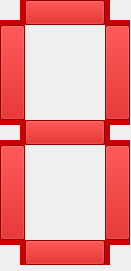
          <widget class="QWidget" name="n2" native="true">
           <property name="geometry">
            <rect>
             <x>150</x>
             <y>100</y>
             <width>131</width>
             <height>271</height>
            </rect>
           </property>
           <widget class="QLabel" name="v31">
            <property name="geometry">
             <rect>
              <x>5</x>
              <y>20</y>
              <width>12</width>
              <height>105</height>
             </rect>
            </property>
            <property name="autoFillBackground">
             <bool>false</bool>
            </property>
            <property name="text">
             <string/>
            </property>
            <property name="pixmap">
             <pixmap>match.svg</pixmap>
            </property>
            <property name="scaledContents">
             <bool>true</bool>
            </property>
           </widget>
           <widget class="QPushButton" name="pushButton_h23">
            <property name="geometry">
             <rect>
              <x>25</x>
              <y>240</y>
              <width>80</width>
              <height>25</height>
             </rect>
            </property>
            <property name="sizePolicy">
             <sizepolicy hsizetype="Fixed" vsizetype="Fixed">
              <horstretch>0</horstretch>
              <verstretch>0</verstretch>
             </sizepolicy>
            </property>
            <property name="minimumSize">
             <size>
              <width>0</width>
              <height>0</height>
             </size>
            </property>
            <property name="styleSheet">
             <string notr="true">QAbstractButton {
                    background: rgba(200,0,0,1);
}</string>
            </property>
            <property name="text">
             <string/>
            </property>
           </widget>
           <widget class="QPushButton" name="pushButton_v31">
            <property name="geometry">
             <rect>
              <x>0</x>
              <y>25</y>
              <width>25</width>
              <height>95</height>
             </rect>
            </property>
            <property name="sizePolicy">
             <sizepolicy hsizetype="Fixed" vsizetype="Fixed">
              <horstretch>0</horstretch>
              <verstretch>0</verstretch>
             </sizepolicy>
            </property>
            <property name="minimumSize">
             <size>
              <width>0</width>
              <height>0</height>
             </size>
            </property>
            <property name="styleSheet">
             <string notr="true">QAbstractButton {
                    background: rgba(200,0,0,1);
}</string>
            </property>
            <property name="text">
             <string/>
            </property>
           </widget>
           <widget class="QPushButton" name="pushButton_v41">
            <property name="geometry">
             <rect>
              <x>105</x>
              <y>25</y>
              <width>25</width>
              <height>95</height>
             </rect>
            </property>
            <property name="sizePolicy">
             <sizepolicy hsizetype="Fixed" vsizetype="Fixed">
              <horstretch>0</horstretch>
              <verstretch>0</verstretch>
             </sizepolicy>
            </property>
            <property name="minimumSize">
             <size>
              <width>0</width>
              <height>0</height>
             </size>
            </property>
            <property name="styleSheet">
             <string notr="true">QAbstractButton {
                    background: rgba(200,0,0,1);
}</string>
            </property>
            <property name="text">
             <string/>
            </property>
           </widget>
           <widget class="QLabel" name="label_h23">
            <property name="geometry">
             <rect>
              <x>20</x>
              <y>240</y>
              <width>90</width>
              <height>25</height>
             </rect>
            </property>
            <property name="styleSheet">
             <string notr="true">background-color:rgb(200, 0, 0);</string>
            </property>
            <property name="text">
             <string/>
            </property>
           </widget>
           <widget class="QLabel" name="label_v31">
            <property name="geometry">
             <rect>
              <x>0</x>
              <y>20</y>
              <width>25</width>
              <height>105</height>
             </rect>
            </property>
            <property name="styleSheet">
             <string notr="true">background-color:rgb(200, 0, 0);</string>
            </property>
            <property name="text">
             <string/>
            </property>
           </widget>
           <widget class="QLabel" name="label_h21">
            <property name="geometry">
             <rect>
              <x>20</x>
              <y>0</y>
              <width>90</width>
              <height>25</height>
             </rect>
            </property>
            <property name="styleSheet">
             <string notr="true">background-color:rgb(200, 0, 0);</string>
            </property>
            <property name="text">
             <string/>
            </property>
           </widget>
           <widget class="QLabel" name="v41">
            <property name="geometry">
             <rect>
              <x>110</x>
              <y>20</y>
              <width>12</width>
              <height>105</height>
             </rect>
            </property>
            <property name="autoFillBackground">
             <bool>false</bool>
            </property>
            <property name="text">
             <string/>
            </property>
            <property name="pixmap">
             <pixmap>match.svg</pixmap>
            </property>
            <property name="scaledContents">
             <bool>true</bool>
            </property>
           </widget>
           <widget class="QLabel" name="h23">
            <property name="geometry">
             <rect>
              <x>20</x>
              <y>245</y>
              <width>90</width>
              <height>12</height>
             </rect>
            </property>
            <property name="text">
             <string/>
            </property>
            <property name="pixmap">
             <pixmap>match2.svg</pixmap>
            </property>
            <property name="scaledContents">
             <bool>true</bool>
            </property>
           </widget>
           <widget class="QLabel" name="label_h22">
            <property name="geometry">
             <rect>
              <x>20</x>
              <y>120</y>
              <width>90</width>
              <height>25</height>
             </rect>
            </property>
            <property name="styleSheet">
             <string notr="true">background-color:rgb(200, 0, 0);</string>
            </property>
            <property name="text">
             <string/>
            </property>
           </widget>
           <widget class="QPushButton" name="pushButton_h21">
            <property name="geometry">
             <rect>
              <x>25</x>
              <y>0</y>
              <width>80</width>
              <height>25</height>
             </rect>
            </property>
            <property name="sizePolicy">
             <sizepolicy hsizetype="Fixed" vsizetype="Fixed">
              <horstretch>0</horstretch>
              <verstretch>0</verstretch>
             </sizepolicy>
            </property>
            <property name="minimumSize">
             <size>
              <width>0</width>
              <height>0</height>
             </size>
            </property>
            <property name="styleSheet">
             <string notr="true">QAbstractButton {
                    background: rgba(200,0,0,1);
}</string>
            </property>
            <property name="text">
             <string/>
            </property>
           </widget>
           <widget class="QLabel" name="h21">
            <property name="geometry">
             <rect>
              <x>20</x>
              <y>5</y>
              <width>90</width>
              <height>12</height>
             </rect>
            </property>
            <property name="text">
             <string/>
            </property>
            <property name="pixmap">
             <pixmap>match2.svg</pixmap>
            </property>
            <property name="scaledContents">
             <bool>true</bool>
            </property>
           </widget>
           <widget class="QLabel" name="h22">
            <property name="geometry">
             <rect>
              <x>20</x>
              <y>125</y>
              <width>90</width>
              <height>12</height>
             </rect>
            </property>
            <property name="text">
             <string/>
            </property>
            <property name="pixmap">
             <pixmap>match2.svg</pixmap>
            </property>
            <property name="scaledContents">
             <bool>true</bool>
            </property>
           </widget>
           <widget class="QPushButton" name="pushButton_h22">
            <property name="geometry">
             <rect>
              <x>25</x>
              <y>120</y>
              <width>80</width>
              <height>25</height>
             </rect>
            </property>
            <property name="sizePolicy">
             <sizepolicy hsizetype="Fixed" vsizetype="Fixed">
              <horstretch>0</horstretch>
              <verstretch>0</verstretch>
             </sizepolicy>
            </property>
            <property name="minimumSize">
             <size>
              <width>0</width>
              <height>0</height>
             </size>
            </property>
            <property name="styleSheet">
             <string notr="true">QAbstractButton {
                    background: rgba(200,0,0,1);
}</string>
            </property>
            <property name="text">
             <string/>
            </property>
           </widget>
           <widget class="QLabel" name="label_v41">
            <property name="geometry">
             <rect>
              <x>105</x>
              <y>20</y>
              <width>25</width>
              <height>105</height>
             </rect>
            </property>
            <property name="styleSheet">
             <string notr="true">background-color:rgb(200, 0, 0);</string>
            </property>
            <property name="text">
             <string/>
            </property>
           </widget>
           <widget class="QPushButton" name="pushButton_v32">
            <property name="geometry">
             <rect>
              <x>0</x>
              <y>145</y>
              <width>25</width>
              <height>95</height>
             </rect>
            </property>
            <property name="sizePolicy">
             <sizepolicy hsizetype="Fixed" vsizetype="Fixed">
              <horstretch>0</horstretch>
              <verstretch>0</verstretch>
             </sizepolicy>
            </property>
            <property name="minimumSize">
             <size>
              <width>0</width>
              <height>0</height>
             </size>
            </property>
            <property name="styleSheet">
             <string notr="true">QAbstractButton {
                    background: rgba(200,0,0,1);
}</string>
            </property>
            <property name="text">
             <string/>
            </property>
           </widget>
           <widget class="QLabel" name="label_v32">
            <property name="geometry">
             <rect>
              <x>0</x>
              <y>140</y>
              <width>25</width>
              <height>105</height>
             </rect>
            </property>
            <property name="styleSheet">
             <string notr="true">background-color:rgb(200, 0, 0);</string>
            </property>
            <property name="text">
             <string/>
            </property>
           </widget>
           <widget class="QLabel" name="v32">
            <property name="geometry">
             <rect>
              <x>5</x>
              <y>140</y>
              <width>12</width>
              <height>105</height>
             </rect>
            </property>
            <property name="autoFillBackground">
             <bool>false</bool>
            </property>
            <property name="text">
             <string/>
            </property>
            <property name="pixmap">
             <pixmap>match.svg</pixmap>
            </property>
            <property name="scaledContents">
             <bool>true</bool>
            </property>
           </widget>
           <widget class="QPushButton" name="pushButton_v42">
            <property name="geometry">
             <rect>
              <x>105</x>
              <y>145</y>
              <width>25</width>
              <height>95</height>
             </rect>
            </property>
            <property name="sizePolicy">
             <sizepolicy hsizetype="Fixed" vsizetype="Fixed">
              <horstretch>0</horstretch>
              <verstretch>0</verstretch>
             </sizepolicy>
            </property>
            <property name="minimumSize">
             <size>
              <width>0</width>
              <height>0</height>
             </size>
            </property>
            <property name="styleSheet">
             <string notr="true">QAbstractButton {
                    background: rgba(200,0,0,1);
}</string>
            </property>
            <property name="text">
             <string/>
            </property>
           </widget>
           <widget class="QLabel" name="label_v42">
            <property name="geometry">
             <rect>
              <x>105</x>
              <y>140</y>
              <width>25</width>
              <height>105</height>
             </rect>
            </property>
            <property name="styleSheet">
             <string notr="true">background-color:rgb(200, 0, 0);</string>
            </property>
            <property name="text">
             <string/>
            </property>
           </widget>
           <widget class="QLabel" name="v42">
            <property name="geometry">
             <rect>
              <x>110</x>
              <y>140</y>
              <width>12</width>
              <height>105</height>
             </rect>
            </property>
            <property name="autoFillBackground">
             <bool>false</bool>
            </property>
            <property name="text">
             <string/>
            </property>
            <property name="pixmap">
             <pixmap>match.svg</pixmap>
            </property>
            <property name="scaledContents">
             <bool>true</bool>
            </property>
           </widget>
           <zorder>label_v42</zorder>
           <zorder>label_v41</zorder>
           <zorder>label_v32</zorder>
           <zorder>label_v31</zorder>
           <zorder>label_h23</zorder>
           <zorder>label_h22</zorder>
           <zorder>label_h21</zorder>
           <zorder>v42</zorder>
           <zorder>h23</zorder>
           <zorder>v32</zorder>
           <zorder>h22</zorder>
           <zorder>v41</zorder>
           <zorder>h21</zorder>
           <zorder>v31</zorder>
           <zorder>pushButton_v32</zorder>
           <zorder>pushButton_v41</zorder>
           <zorder>pushButton_v42</zorder>
           <zorder>pushButton_h23</zorder>
           <zorder>pushButton_v31</zorder>
           <zorder>pushButton_h21</zorder>
           <zorder>pushButton_h22</zorder>
          </widget>
